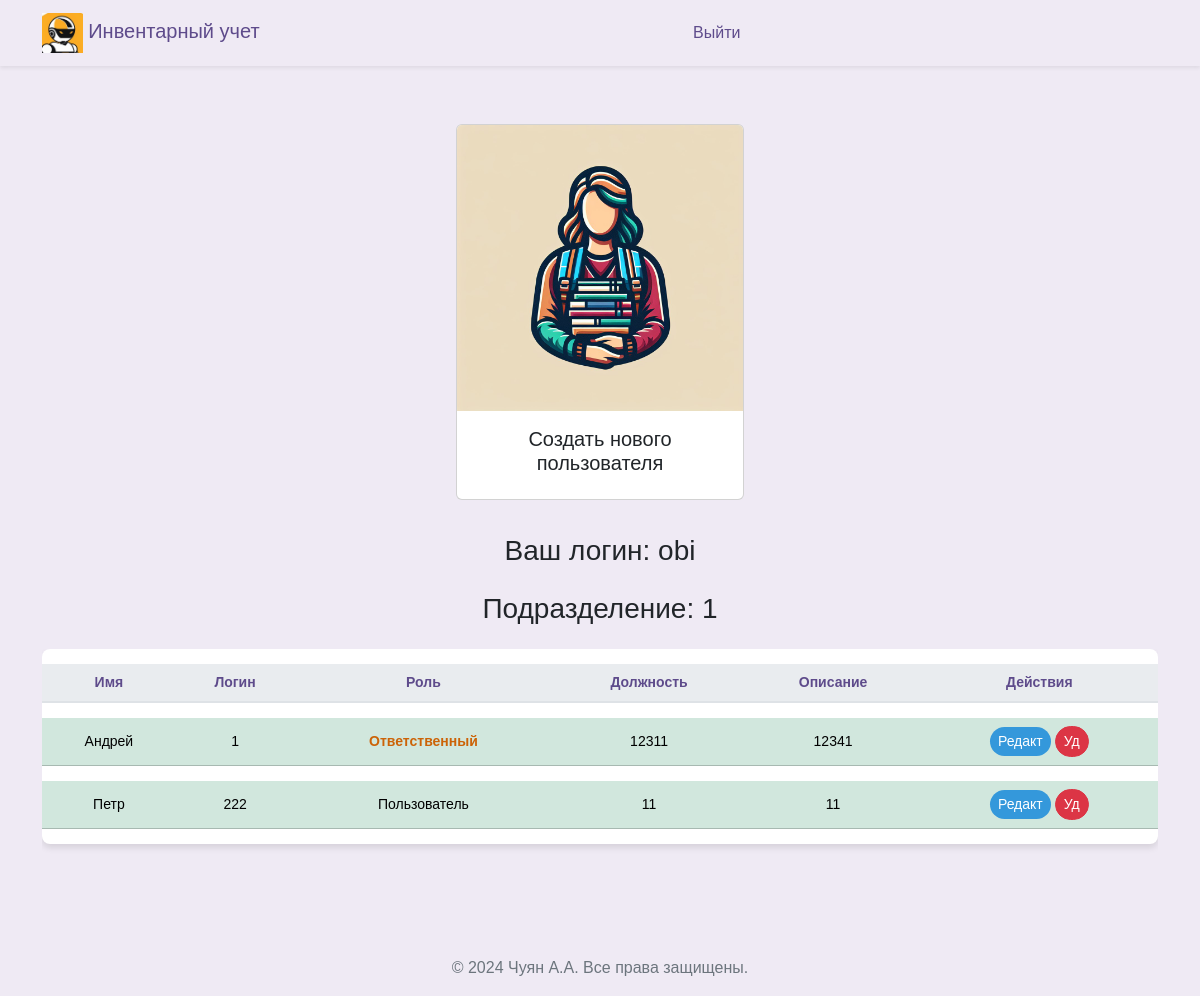
The page /workers (signed in) on the database as committed earlier.
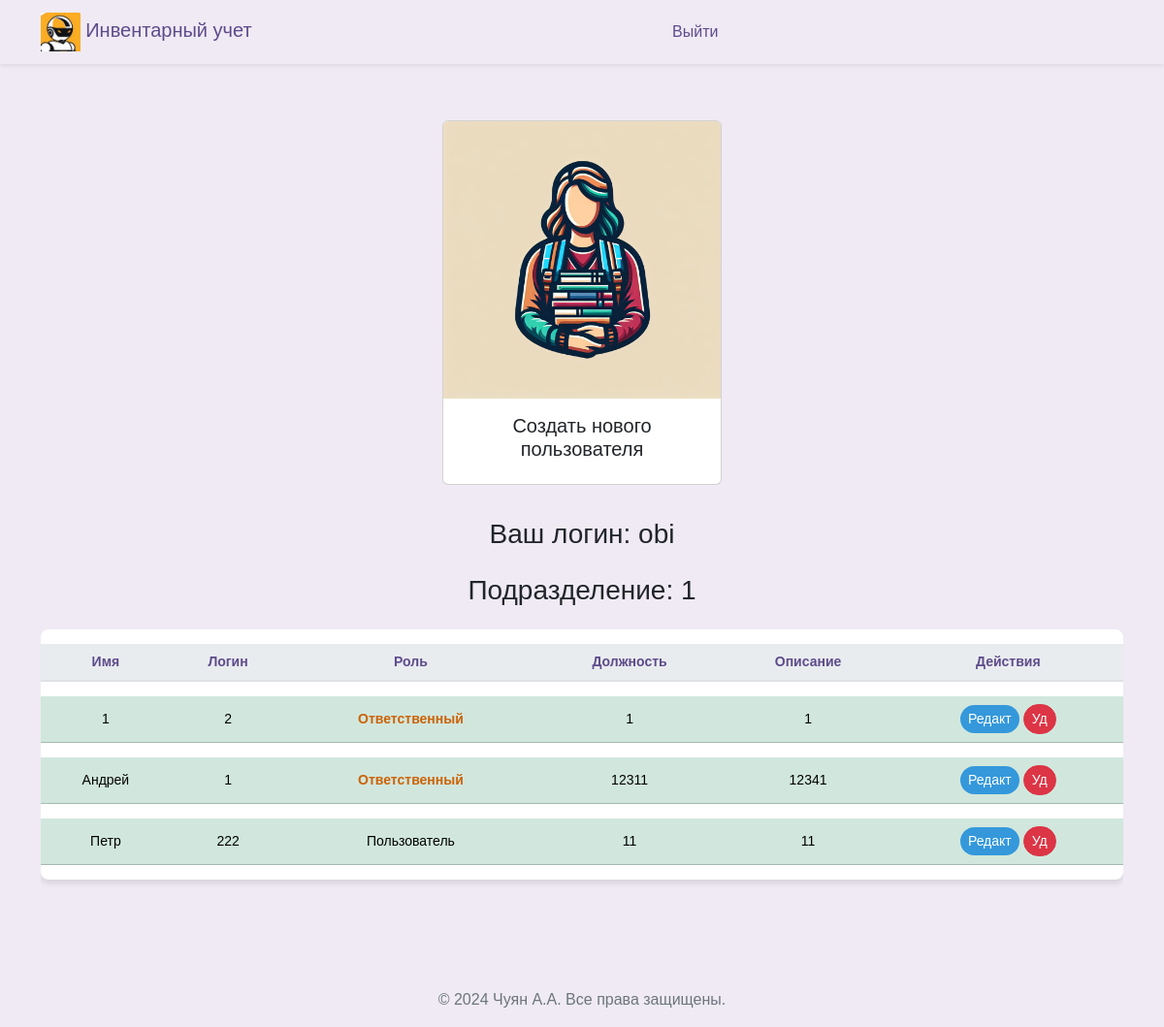
The same page on the database as committed later.
### src/database/models.py (models this page shows, shortened)
class Worker(Base):
    __tablename__ = "worker"
    id = Column(Integer, primary_key=True)
    role = Column(Enum(Role), default=Role.guest)
    fio = Column(String)
    name = Column(String, unique=True)
    password = Column(String)
    department = Column(String)
    position = Column(String)
    description = Column(String, default=None)
    conn_worker_arm = relationship(
        "Arm", back_populates="conn_arm_worker"
    )

### src/frontend/router.py (the view)
@router.get("/workers")
async def get_workers(
    request: Request,
    worker: Worker = Depends(get_worker_or_redirect),
    session: AsyncSession = Depends(get_session),
):
    data = await CRUDWorker.get_all_worker_sorted(session)
    return templates.TemplateResponse(
        "workers/index.html",
        {"request": request, "worker": worker, "data": data},
    )

### src/frontend/template/workers/index.html (shortened to what this page needs)
{% extends "base/base.html" %}
{% block content %}
<head>
</head>
<div class="d-flex justify-content-center align-items-center">
  <a class="nav-link" href="#" data-bs-toggle="modal" data-bs-target="#createWorkerModal" data-bs-workerdepartment="{{worker.department}}">
    <div class="card" style="width: 18rem; margin: 10px;">
      <img src="../frontend/assets/img/workers.jpg" class="card-img-top" alt="...">
      <div class="card-body">
        <h5 class="card-title" style="text-align: center;">Создать нового пользователя</h5>
      </div>
    </div>
  </a>
</div>
<div class="row ">
  <div class="col-12">
    <h3 class="mb-4" style="margin-bottom: 60px; text-align: center;">Ваш логин: {{ worker.name }}</h3>
    <h3 class="mb-4" style="margin-bottom: 60px; text-align: center;">Подразделение: {{ worker.department }}</h3>
    <div class="table-responsive">
      <table class="table table-hover table-shadow table-rounded ">
        <thead>
          <tr>
            <th scope="col" >Имя</th>
            <th scope="col" >Логин</th>
            <th scope="col" >Роль</th>
            <th scope="col" >Должность</th>
            <th scope="col" >Описание</th>
            <th scope="col" >Действия</th>
          </tr>
        </thead>
        <tbody class="text-center">
          {% for worker_tuple in data %}
            {% set workers = worker_tuple %}
              {% if workers.department == worker.department and workers.role.name != "admin"%}
                <tr class="table-success " >
                  <td>{{ workers.fio }}</td>
                  <td>{{ workers.name }}</td>
                  <td>{% if workers.role.name == 'user' %}<span class="orange-bold-text">Ответственный</span>{% elif workers.role.name == 'admin' %}<span class="red-bold-text">Администратор</span> {% else %}Пользователь{% endif %}</td>
                  <td>{{ workers.position }}</td>
                  <td>{{ workers.description }}</td>
                  <td>
                    <button type="button" class="btn btn-primary btn-sm" style="background-color: #3498db; color: white;"
                      data-bs-toggle="modal"
                      data-bs-target="#updateModal"
                      data-bs-1="{{workers.fio}}"
                      data-bs-2="{{workers.name}}"
                      data-bs-3="{{workers.position}}"
                      data-bs-4="{{workers.description}}"
                      data-bs-5= "{{workers.id}}"
                      data-bs-6= "{{workers.department}}"
                      data-bs-7= "{{workers.role}}">
                      Редакт
                    </button>
                    <button type="button" class="btn btn-danger btn-sm" style="color: white;"
                      onclick="deleteWorker('{{ workers.id }}')">
                      Уд
                    </button>
                  </td>
                </tr>
                {% endif %}
          {% endfor %}
        </tbody>
      </table>
    </div>
  </div>
</div>
{% endblock %}

Rows that differ between the two databases and show on the page:
added Worker: fio "1", name "2", role "Ответственный", position "1", description "1"
